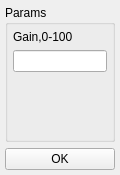
<?xml version="1.0" encoding="UTF-8"?>
<ui version="4.0">
 <class>cam_ui_qhy5liiClass</class>
 <widget class="QWidget" name="cam_ui_qhy5liiClass">
  <property name="geometry">
   <rect>
    <x>0</x>
    <y>0</y>
    <width>120</width>
    <height>175</height>
   </rect>
  </property>
  <property name="sizePolicy">
   <sizepolicy hsizetype="Fixed" vsizetype="Preferred">
    <horstretch>0</horstretch>
    <verstretch>0</verstretch>
   </sizepolicy>
  </property>
  <property name="minimumSize">
   <size>
    <width>120</width>
    <height>175</height>
   </size>
  </property>
  <property name="maximumSize">
   <size>
    <width>134</width>
    <height>175</height>
   </size>
  </property>
  <property name="windowTitle">
   <string>cam_ui_qhy6</string>
  </property>
  <layout class="QGridLayout" name="gridLayout">
   <property name="margin">
    <number>5</number>
   </property>
   <property name="spacing">
    <number>6</number>
   </property>
   <item row="0" column="0">
    <widget class="QGroupBox" name="ParamsGroupBox">
     <property name="sizePolicy">
      <sizepolicy hsizetype="MinimumExpanding" vsizetype="Preferred">
       <horstretch>0</horstretch>
       <verstretch>0</verstretch>
      </sizepolicy>
     </property>
     <property name="title">
      <string>Params</string>
     </property>
     <layout class="QVBoxLayout" name="verticalLayout">
      <property name="margin">
       <number>5</number>
      </property>
      <item>
       <widget class="QLabel" name="label_3">
        <property name="text">
         <string>Gain,0-100</string>
        </property>
       </widget>
      </item>
      <item>
       <widget class="QLineEdit" name="GainEdit"/>
      </item>
      <item>
       <spacer name="verticalSpacer">
        <property name="orientation">
         <enum>Qt::Vertical</enum>
        </property>
        <property name="sizeHint" stdset="0">
         <size>
          <width>20</width>
          <height>40</height>
         </size>
        </property>
       </spacer>
      </item>
     </layout>
    </widget>
   </item>
   <item row="1" column="0">
    <widget class="QPushButton" name="OkButton">
     <property name="text">
      <string>OK</string>
     </property>
    </widget>
   </item>
  </layout>
 </widget>
 <layoutdefault spacing="6" margin="11"/>
 <resources/>
 <connections/>
</ui>
